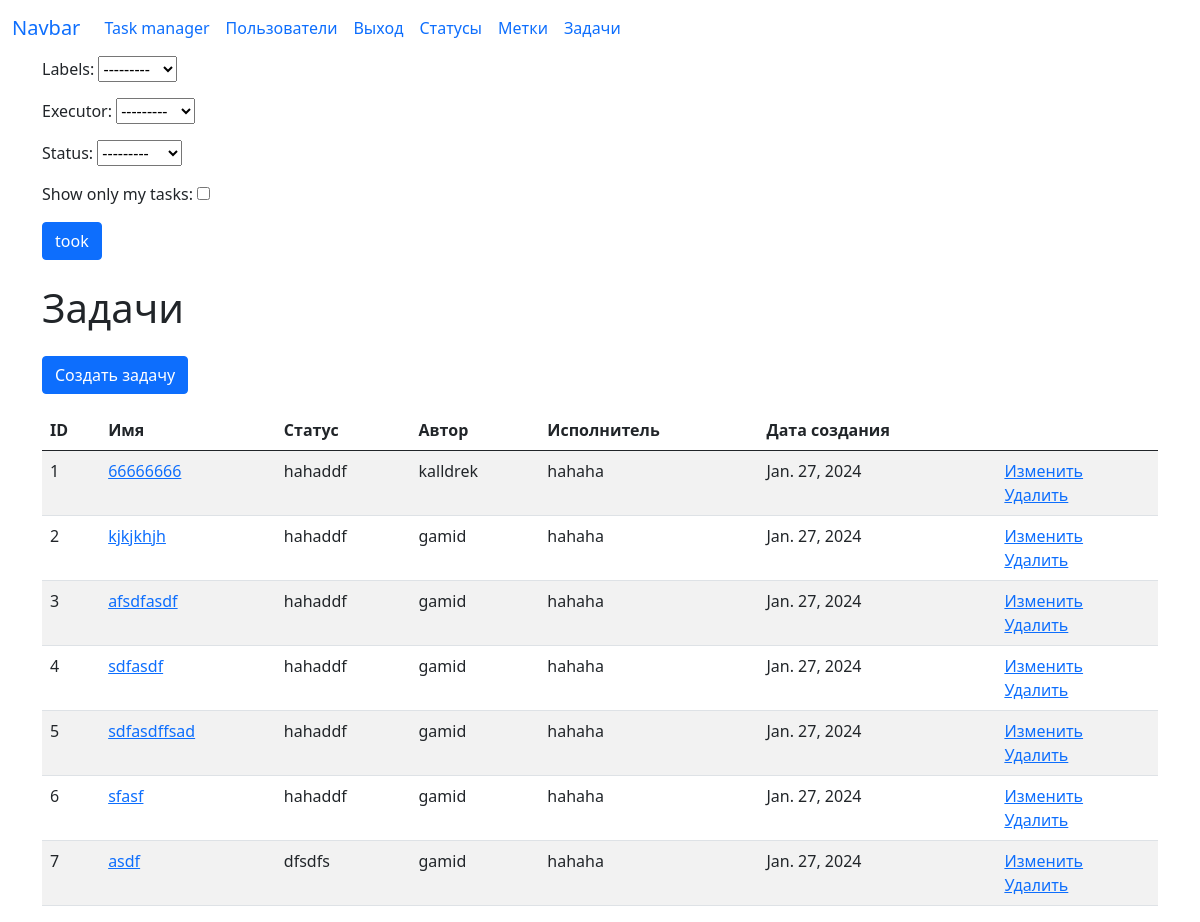
Page /tasks/ (signed in) on the earlier database version.
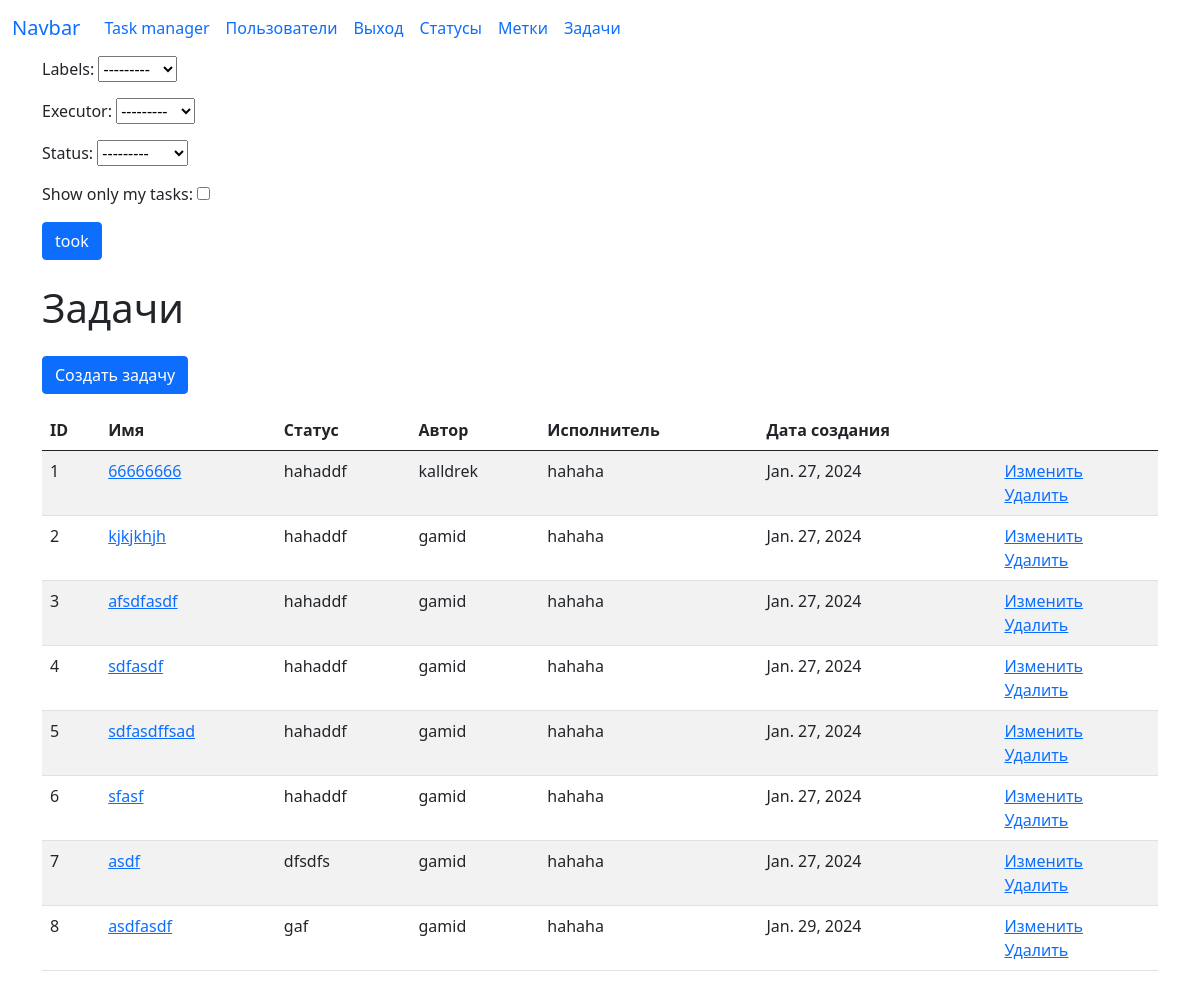
Same page on the later database version.
### task_manager/tasks/models.py (models this page shows, shortened)
class Task(models.Model):
    name = models.CharField(max_length=255, unique=True)
    description = models.TextField(max_length=1048576)
    created_date = models.DateField(auto_now_add=True)
    author = models.ForeignKey(
        CustomUser,
        on_delete=models.PROTECT,
        related_name='author'
    )
    status = models.ForeignKey(
        Status,
        on_delete=models.PROTECT,
        related_name='status'
    )
    executor = models.ForeignKey(
        CustomUser,
        on_delete=models.PROTECT,
        related_name='executor'
    )
    labels = models.ManyToManyField(Label, blank=True)

### task_manager/statuses/models.py (models this page shows, shortened)
class Status(models.Model):
    name = models.CharField(max_length=255, unique=True)
    created_date = models.DateField(auto_now_add=True)
    def __str__(self):
        return self.name

### task_manager/users/models.py (models this page shows, shortened)
class CustomUser(AbstractUser):
    first_name = models.CharField(max_length=255, default='')
    last_name = models.CharField(max_length=255, default='')
    def __str__(self):
        return self.first_name + ' ' + self.last_name

### task_manager/tasks/views.py (the view)
# urls.py: path('', TaskView.as_view(), name='index_page'),
class TaskView(LoginRequiredMixin, FilterView):
    filterset_class = TasksFilter
    template_name = 'tasks/tasks.html'

### task_manager/labels/models.py (called while the page is built)
    def __str__(self):
        return self.name

### task_manager/templates/tasks/tasks.html (shortened to what this page needs)
{% extends 'base.html' %}
{% block content %}
<div class="container wrapper flex-grow-1">
<form method="get" action="{% url 'tasks:index_page' %}">{% csrf_token %}
  {{ filter.form.as_p }}
  <input type="submit" value="took" class="btn btn-primary">
</form>
<h1 class="my-4">Задачи</h1>
<a class="btn btn-primary mb-3" href="{% url 'tasks:create_page' %}">Создать задачу</a>
<table class="table table-striped">
  <thead>
    <tr>
      <th>ID</th>
      <th>Имя</th>
      <th>Статус</th>
      <th>Автор</th>
      <th>Исполнитель</th>
      <th>Дата создания</th>
      <th></th>
    </tr>
  </thead>
  <tbody>
    {% for task in filter.qs %}
      <tr>
        <td>{{ task.id }}</td>
        <td>
          <a href="{% url 'tasks:detail_page' pk=task.id %}">{{ task.name }}</a>
        </td>
        <td>{{ task.status }}</td>
        <td>{{ task.author.username }}</td>
        <td>{{ task.executor }}</td>
        <td>{{ task.created_date }}</td>
        <td>
          <a href="{% url 'tasks:update_page' pk=task.id %}">Изменить</a>
          <br>
          <a href="{% url 'tasks:delete_page' pk=task.id %}">Удалить</a>
        </td>
      </tr>
    {% endfor %}
  </tbody>
</table>
</div>
{% endblock %}

Differences in the rows shown:
added Task: id "8", name "asdfasdf", status "gaf", author.username "gamid", executor "hahaha", created_date "Jan. 29, 2024"
